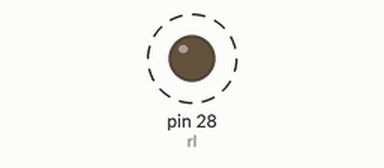
This sketch was run on a simulated Arduino Mega 2560, built with avr-gcc and run on an emulated ATmega2560. On the bench: output pins drawn as LEDs (lit = HIGH). Dashed ring = blinking.

Above: at 0.15 s.
Timing chart, 0 to 3.0 s (numbered marks = the images above):
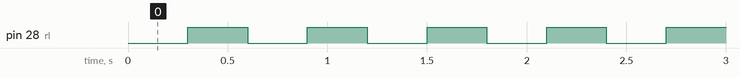

The sketch:

left_right.ino
```cpp
const int rl = 28;


void setup() {
  pinMode(rl, OUTPUT);
  digitalWrite(rl, HIGH);


}

void loop() {
   {
  digitalWrite(rl, LOW);
  delay(300);

  digitalWrite(rl, HIGH);
  delay(300);

}
}
```

Measured:
- by itself, pin 28 (rl): alternates HIGH for 0.30 s and LOW for 0.30 s
